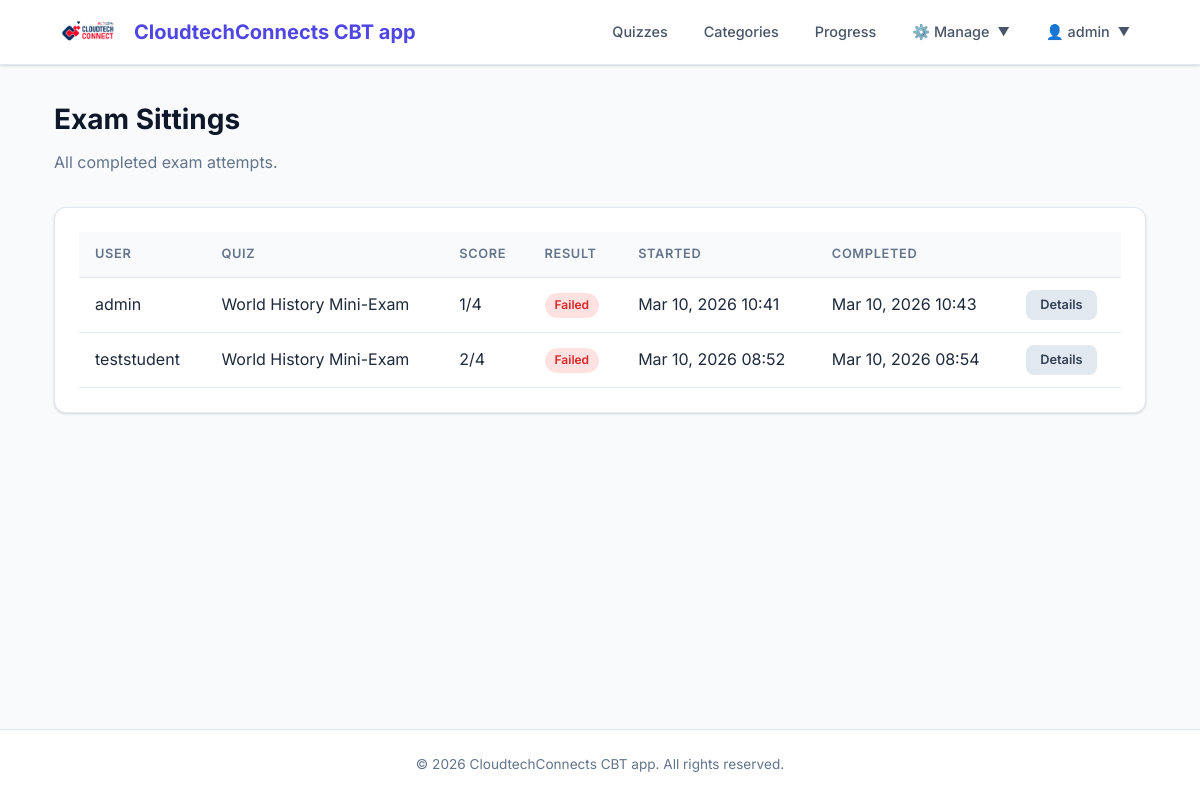
The page /sittings/ (signed in) on the database as committed earlier.
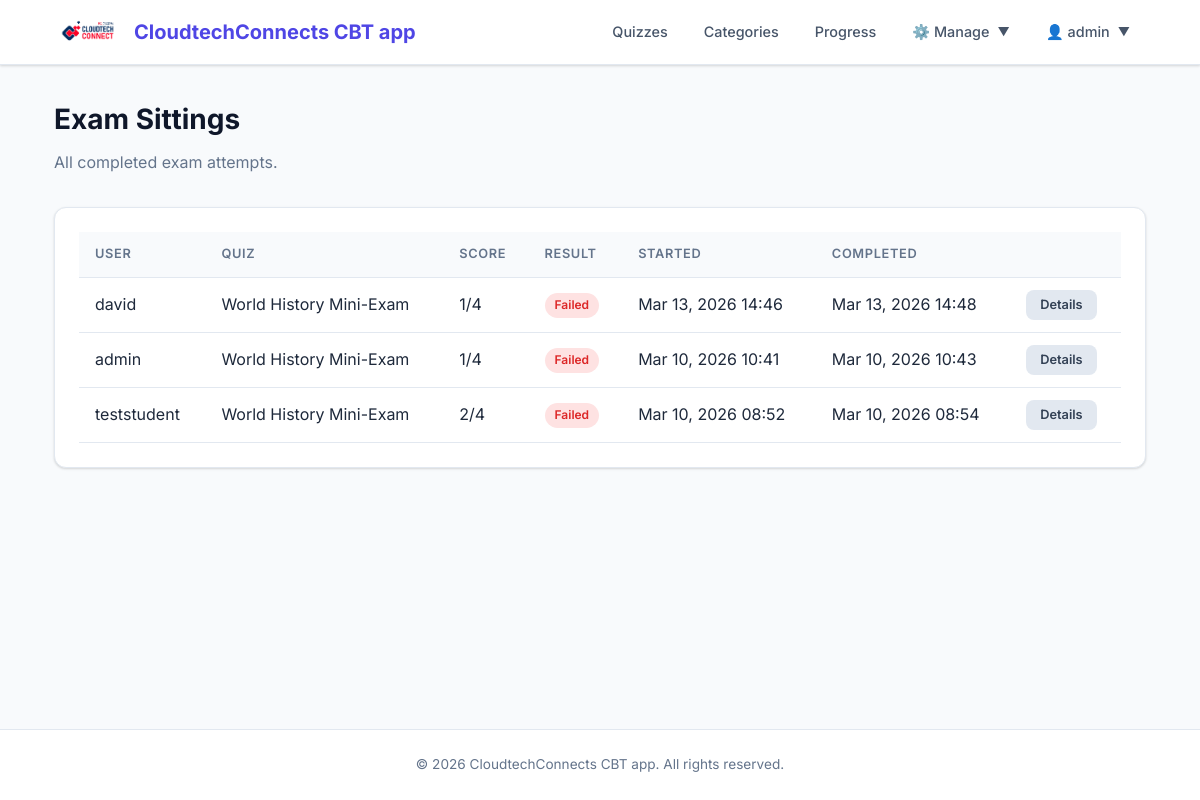
The same page on the database as committed later.
### apps/quiz/models.py (models this page shows, shortened)
class Sitting(models.Model):
    user = models.ForeignKey(
        settings.AUTH_USER_MODEL,
        on_delete=models.CASCADE,
        null=True,
        blank=True,
        related_name='sittings',
    )
    quiz = models.ForeignKey(
        Quiz,
        on_delete=models.CASCADE,
        related_name='sittings',
    )
    question_order = models.TextField(
        verbose_name='Question Order',
        help_text='JSON list of question PKs in display order.',
    )
    question_list = models.TextField(
        verbose_name='Question List',
        help_text='JSON list of dicts with pk and type.',
    )
    incorrect_questions = models.TextField(
        blank=True,
        verbose_name='Incorrect Questions',
        help_text='Comma-separated PKs of incorrect answers.',
    )
    graded_essays = models.TextField(
        blank=True,
        verbose_name='Graded Essays',
        help_text='Comma-separated PKs of already marked essay questions.',
    )
    current_score = models.IntegerField(default=0)
    complete = models.BooleanField(default=False)
    user_answers = models.TextField(
        default='{}',
        verbose_name='User Answers',
        help_text='JSON dict mapping question pk to user answer.',
    )
    start = models.DateTimeField(auto_now_add=True)
    end = models.DateTimeField(null=True, blank=True)
    objects = SittingManager()
    class Meta:
        verbose_name = 'Sitting'
        verbose_name_plural = 'Sittings'
        ordering = ['-start']
        permissions = ()
    def get_question_list(self):
        try:
            return json.loads(self.question_list)
        except (json.JSONDecodeError, TypeError):
            return []
    def get_percent_correct(self):
        total = len(self.get_question_list())
        if total == 0:
            return 0
        return int(round(self.current_score / total * 100))
    def check_if_passed(self):
        if self.quiz.pass_mark == 0:
            return True
        return self.get_percent_correct() >= self.quiz.pass_mark
    def get_total_questions(self):
        return len(self.get_question_list())

class Quiz(models.Model):
    title = models.CharField(max_length=60, verbose_name='Title')
    description = models.TextField(
        blank=True,
        help_text='A description of the quiz.',
    )
    url = models.SlugField(
        max_length=60,
        unique=True,
        help_text='A user-friendly URL slug.',
        verbose_name='URL',
    )
    category = models.ForeignKey(
        Category,
        on_delete=models.SET_NULL,
        null=True,
        blank=True,
        related_name='quizzes',
    )
    image = models.ImageField(
        upload_to='quiz_images/',
        blank=True,
        null=True,
        help_text='An optional image for the quiz.',
    )
    random_order = models.BooleanField(
        default=False,
        verbose_name='Random Order',
        help_text='Display the questions in a random order each time?',
    )
    max_questions = models.PositiveIntegerField(
        blank=True,
        null=True,
        verbose_name='Max Questions',
        help_text='Number of questions to show (random subset). '
                  'Leave blank to show all.',
    )
    time_limit = models.PositiveIntegerField(
        blank=True,
        null=True,
        verbose_name='Time Limit (minutes)',
        help_text='Time limit for the quiz in minutes. Leave blank for no limit.',
    )
    answers_at_end = models.BooleanField(
        default=False,
        verbose_name='Answers at End',
        help_text='Show correct answers only after quiz completion?',
    )
    hide_results = models.BooleanField(
        default=False,
        verbose_name='Hide Results',
        help_text='If yes, the user will not see their score or marked answers upon completion. '
                  'Useful for standard exams where results are released later.',
    )
    exam_paper = models.BooleanField(
        default=False,
        verbose_name='Exam Paper',
        help_text='If yes, the result of each attempt is stored. '
                  'Necessary for marking.',
    )
    single_attempt = models.BooleanField(
        default=False,
        verbose_name='Single Attempt',
        help_text='If yes, only one attempt per user is allowed.',
    )
    pass_mark = models.SmallIntegerField(
        default=0,
        verbose_name='Pass Mark (%)',
        help_text='Percentage required to pass. 0 means no pass mark.',
        validators=[MinValueValidator(0), MaxValueValidator(100)],
    )
    success_text = models.TextField(
        blank=True,
        verbose_name='Success Text',
        help_text='Displayed if the user passes.',
    )
    fail_text = models.TextField(
        blank=True,
        verbose_name='Fail Text',
        help_text='Displayed if the user fails.',
    )
    draft = models.BooleanField(
        default=False,
        verbose_name='Draft',
        help_text='If yes, the quiz is not publicly visible.',
    )
    featured = models.BooleanField(
        default=False,
        verbose_name='Featured',
        help_text='If yes, this quiz will be the ONLY one visible to students.',
    )
    class Meta:
        verbose_name = 'Quiz'
        verbose_name_plural = 'Quizzes'
        ordering = ['title']
        permissions = (
            ('view_sittings', 'Can see completed exams.'),
        )

### apps/quiz/views.py (the view)
# urls.py: path('sittings/', views.sitting_list_view, name='sitting_list'),
@login_required
@permission_required('quiz.view_sittings', raise_exception=True)
def sitting_list_view(request):
    sittings = Sitting.objects.filter(complete=True).select_related('user', 'quiz')
    return render(request, 'quiz/sitting_list.html', {'sittings': sittings})

### apps/quiz/context_processors.py (called while the page is built)
def quiz_context(request):
    featured_quiz = Quiz.objects.filter(featured=True, draft=False).first()
    return {
        'featured_quiz': featured_quiz,
        'is_student': not request.user.is_staff if request.user.is_authenticated else True
    }

### templates/quiz/sitting_list.html (shortened to what this page needs)
{% extends "base.html" %}
{% block content %}
<div class="page-header">
    <h1>Exam Sittings</h1>
    <p>All completed exam attempts.</p>
</div>
{% if sittings %}
    <div class="card">
        <div class="card-body">
            <div class="table-responsive">
                <table>
                    <thead>
                        <tr>
                            <th>User</th>
                            <th>Quiz</th>
                            <th>Score</th>
                            <th>Result</th>
                            <th>Started</th>
                            <th>Completed</th>
                            <th></th>
                        </tr>
                    </thead>
                    <tbody>
                        {% for sitting in sittings %}
                            <tr>
                                <td>{{ sitting.user.username|default:"Anonymous" }}</td>
                                <td>{{ sitting.quiz.title }}</td>
                                <td>{{ sitting.current_score }}/{{ sitting.get_total_questions }}</td>
                                <td>
                                    {% if sitting.check_if_passed %}
                                        <span class="badge badge-success">Passed</span>
                                    {% else %}
                                        <span class="badge badge-danger">Failed</span>
                                    {% endif %}
                                </td>
                                <td>{{ sitting.start|date:"M d, Y H:i" }}</td>
                                <td>{{ sitting.end|date:"M d, Y H:i" }}</td>
                                <td>
                                    <a href="{% url 'quiz:sitting_detail' sitting.pk %}"
                                       class="btn btn-secondary btn-sm">Details</a>
                                </td>
                            </tr>
                        {% endfor %}
                    </tbody>
                </table>
            </div>
        </div>
    </div>
{% endif %}
{% endblock %}

Rows that differ between the two databases and show on the page:
added Sitting: user.username "david", quiz "World History Mini-Exam", current_score "1", get_total_questions "4", shows "Failed", start "Mar 13, 2026 14:46", end "Mar 13, 2026 14:48"
